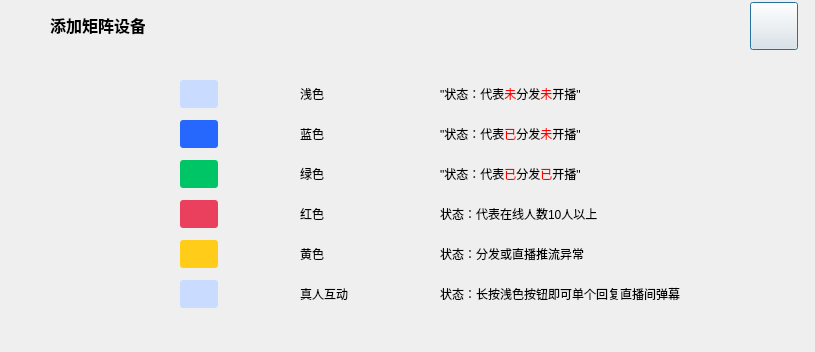
<?xml version="1.0" encoding="UTF-8"?>
<ui version="4.0">
 <class>GBSColorReadME</class>
 <widget class="QDialog" name="GBSColorReadME">
  <property name="geometry">
   <rect>
    <x>0</x>
    <y>0</y>
    <width>815</width>
    <height>352</height>
   </rect>
  </property>
  <property name="windowTitle">
   <string>Dialog</string>
  </property>
  <widget class="QWidget" name="widget" native="true">
   <property name="geometry">
    <rect>
     <x>0</x>
     <y>0</y>
     <width>815</width>
     <height>54</height>
    </rect>
   </property>
   <property name="styleSheet">
    <string notr="true"/>
   </property>
   <widget class="QLabel" name="label">
    <property name="geometry">
     <rect>
      <x>50</x>
      <y>14</y>
      <width>95</width>
      <height>22</height>
     </rect>
    </property>
    <property name="styleSheet">
     <string notr="true">width: 64px;
height: 23px;
font-family: Source Han Serif CN, Source Han Serif CN;
font-weight: 500;
font-size: 16px;
color: #000000;
line-height: 19px;
text-align: left;
font-style: normal;
text-transform: none;</string>
    </property>
    <property name="text">
     <string>添加矩阵设备</string>
    </property>
   </widget>
   <widget class="QPushButton" name="btnClose">
    <property name="geometry">
     <rect>
      <x>750</x>
      <y>2</y>
      <width>48</width>
      <height>48</height>
     </rect>
    </property>
    <property name="text">
     <string/>
    </property>
    <property name="icon">
     <iconset>
      <normaloff>../../forms/images/gbs/biz/gbs-close-window.png</normaloff>../../forms/images/gbs/biz/gbs-close-window.png</iconset>
    </property>
    <property name="iconSize">
     <size>
      <width>48</width>
      <height>48</height>
     </size>
    </property>
   </widget>
  </widget>
  <widget class="QWidget" name="widget_2" native="true">
   <property name="geometry">
    <rect>
     <x>-10</x>
     <y>50</y>
     <width>831</width>
     <height>411</height>
    </rect>
   </property>
   <widget class="QLabel" name="label_2">
    <property name="geometry">
     <rect>
      <x>190</x>
      <y>30</y>
      <width>38</width>
      <height>28</height>
     </rect>
    </property>
    <property name="styleSheet">
     <string notr="true">width: 38px;
height: 28px;
background: #C9DCFF;
border-radius: 3px 3px 3px 3px;</string>
    </property>
    <property name="text">
     <string/>
    </property>
   </widget>
   <widget class="QLabel" name="label_3">
    <property name="geometry">
     <rect>
      <x>190</x>
      <y>70</y>
      <width>38</width>
      <height>28</height>
     </rect>
    </property>
    <property name="styleSheet">
     <string notr="true">width: 38px;
height: 28px;
background: #2667FE;
border-radius: 3px 3px 3px 3px;width: 38px;
height: 28px;
background: #2667FE;
border-radius: 3px 3px 3px 3px;</string>
    </property>
    <property name="text">
     <string/>
    </property>
   </widget>
   <widget class="QLabel" name="label_4">
    <property name="geometry">
     <rect>
      <x>190</x>
      <y>110</y>
      <width>38</width>
      <height>28</height>
     </rect>
    </property>
    <property name="styleSheet">
     <string notr="true">width: 38px;
height: 28px;
background: #00C566;
border-radius: 3px 3px 3px 3px;</string>
    </property>
    <property name="text">
     <string/>
    </property>
   </widget>
   <widget class="QLabel" name="label_5">
    <property name="geometry">
     <rect>
      <x>190</x>
      <y>150</y>
      <width>38</width>
      <height>28</height>
     </rect>
    </property>
    <property name="styleSheet">
     <string notr="true">width: 38px;
height: 28px;
background: #EB3F5E;
border-radius: 3px 3px 3px 3px;</string>
    </property>
    <property name="text">
     <string/>
    </property>
   </widget>
   <widget class="QLabel" name="label_6">
    <property name="geometry">
     <rect>
      <x>190</x>
      <y>190</y>
      <width>38</width>
      <height>28</height>
     </rect>
    </property>
    <property name="styleSheet">
     <string notr="true">width: 38px;
height: 28px;
background: #FFCD19;
border-radius: 3px 3px 3px 3px;</string>
    </property>
    <property name="text">
     <string/>
    </property>
   </widget>
   <widget class="QLabel" name="label_7">
    <property name="geometry">
     <rect>
      <x>190</x>
      <y>230</y>
      <width>38</width>
      <height>28</height>
     </rect>
    </property>
    <property name="styleSheet">
     <string notr="true">width: 38px;
height: 28px;
background: #C9DCFF;
border-radius: 3px 3px 3px 3px;
background-image: url(:/gbs/images/gbs/biz/gbs-wave.png);</string>
    </property>
    <property name="text">
     <string/>
    </property>
   </widget>
   <widget class="QLabel" name="label_8">
    <property name="geometry">
     <rect>
      <x>310</x>
      <y>30</y>
      <width>38</width>
      <height>28</height>
     </rect>
    </property>
    <property name="text">
     <string>浅色</string>
    </property>
   </widget>
   <widget class="QLabel" name="label_9">
    <property name="geometry">
     <rect>
      <x>310</x>
      <y>70</y>
      <width>38</width>
      <height>28</height>
     </rect>
    </property>
    <property name="text">
     <string>蓝色</string>
    </property>
   </widget>
   <widget class="QLabel" name="label_10">
    <property name="geometry">
     <rect>
      <x>310</x>
      <y>110</y>
      <width>38</width>
      <height>28</height>
     </rect>
    </property>
    <property name="text">
     <string>绿色</string>
    </property>
   </widget>
   <widget class="QLabel" name="label_11">
    <property name="geometry">
     <rect>
      <x>310</x>
      <y>150</y>
      <width>38</width>
      <height>28</height>
     </rect>
    </property>
    <property name="text">
     <string>红色</string>
    </property>
   </widget>
   <widget class="QLabel" name="label_12">
    <property name="geometry">
     <rect>
      <x>310</x>
      <y>190</y>
      <width>38</width>
      <height>28</height>
     </rect>
    </property>
    <property name="text">
     <string>黄色</string>
    </property>
   </widget>
   <widget class="QLabel" name="label_13">
    <property name="geometry">
     <rect>
      <x>310</x>
      <y>230</y>
      <width>71</width>
      <height>28</height>
     </rect>
    </property>
    <property name="text">
     <string>真人互动</string>
    </property>
   </widget>
   <widget class="QLabel" name="label_14">
    <property name="geometry">
     <rect>
      <x>450</x>
      <y>30</y>
      <width>281</width>
      <height>28</height>
     </rect>
    </property>
    <property name="text">
     <string>&quot;状态：代表&lt;font color='red'&gt;未&lt;/font&gt;分发&lt;font color='red'&gt;未&lt;/font&gt;开播&quot;</string>
    </property>
   </widget>
   <widget class="QLabel" name="label_15">
    <property name="geometry">
     <rect>
      <x>450</x>
      <y>70</y>
      <width>281</width>
      <height>28</height>
     </rect>
    </property>
    <property name="text">
     <string>&quot;状态：代表&lt;font color='red'&gt;已&lt;/font&gt;分发&lt;font color='red'&gt;未&lt;/font&gt;开播&quot;</string>
    </property>
   </widget>
   <widget class="QLabel" name="label_16">
    <property name="geometry">
     <rect>
      <x>450</x>
      <y>110</y>
      <width>281</width>
      <height>28</height>
     </rect>
    </property>
    <property name="text">
     <string>&quot;状态：代表&lt;font color='red'&gt;已&lt;/font&gt;分发&lt;font color='red'&gt;已&lt;/font&gt;开播&quot;</string>
    </property>
   </widget>
   <widget class="QLabel" name="label_17">
    <property name="geometry">
     <rect>
      <x>450</x>
      <y>150</y>
      <width>281</width>
      <height>28</height>
     </rect>
    </property>
    <property name="text">
     <string>状态：代表在线人数10人以上</string>
    </property>
   </widget>
   <widget class="QLabel" name="label_18">
    <property name="geometry">
     <rect>
      <x>450</x>
      <y>190</y>
      <width>281</width>
      <height>28</height>
     </rect>
    </property>
    <property name="text">
     <string>状态：分发或直播推流异常</string>
    </property>
   </widget>
   <widget class="QLabel" name="label_19">
    <property name="geometry">
     <rect>
      <x>450</x>
      <y>230</y>
      <width>281</width>
      <height>28</height>
     </rect>
    </property>
    <property name="text">
     <string>状态：长按浅色按钮即可单个回复直播间弹幕</string>
    </property>
   </widget>
  </widget>
 </widget>
 <resources>
  <include location="../Resources.qrc"/>
 </resources>
 <connections/>
</ui>
